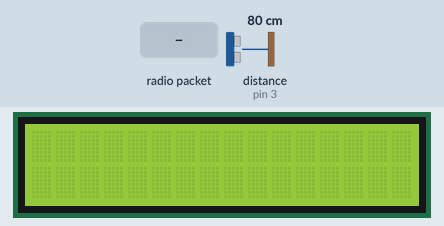
Simulated run of this sketch. Board: Arduino Uno, built with avr-gcc and run on an emulated ATmega328P. Parts: 16×2 character LCD. Wiring (inferred from the names in the program): ultrasonic range finder: trigger pin 4; echo pin 3. The test bench sets the inputs (shaded band); at power-on: distance to the obstacle (sensor on pin 3) 80 cm. The echo pulse lasts 58.3 µs per cm; no radio packets arrive unless stated; what the sketch prints to the serial monitor is not drawn.

Above: at 1.2 s.
1.3 s: radio packet "," arrives
At 2.6 s:
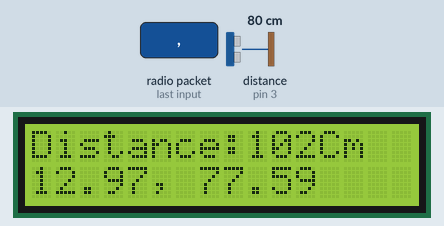
4.3 s: radio packet "1" arrives
7.3 s: radio packet "0" arrives
Timing chart, 0 to 10.3 s (numbered marks = the images above; inputs shaded):
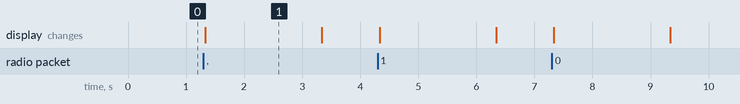

The sketch:

PotRX.ino
```cpp
// Include RadioHead Amplitude Shift Keying Library
#include <RH_ASK.h>
// Include dependant SPI Library
#include <SPI.h>

#include <Wire.h>
#include <LiquidCrystal_I2C.h>

LiquidCrystal_I2C lcd(0x27, 16, 2);

byte degree_symbol[8] =
{
  0b00111,
  0b00101,
  0b00111,
  0b00000,
  0b00000,
  0b00000,
  0b00000,
  0b00000
};
// Define output strings

String str_dist;
String str_speed;
String str_out;

// Create Amplitude Shift Keying Object
RH_ASK rf_driver;

//distance measurement

#define trigpin 4 // digital pin 4
#define echopin 3 // digital pin 3

void setup()
{
  // Initialize ASK Object
  rf_driver.init();
  // Setup Serial Monitor
  Serial.begin(9600);

  lcd.init();   // initializing the LCD
  lcd.clear();
  lcd.backlight(); // Enable or Turn On the backlight

  pinMode(trigpin, OUTPUT);
  pinMode(echopin, INPUT);

}

void loop()
{

  int D = Usensor();
 Serial.println(D);


  // Set buffer to size of expected message
  byte distance = 0;
  byte Speed = 0;
  uint8_t buf[27];
  uint8_t buflen = sizeof(buf);
  // Check if received packet is correct size
  if (rf_driver.recv(buf, &buflen))
  {

    // Message received with valid checksum
    // Get values from string

    // Convert received data into string
    str_out = String((char*)buf);
    Serial.println("#BEGIN#");
    Serial.println(str_out);
    Serial.println("#END#");
    // Split string into two values
    for (int i = 0; i < str_out.length(); i++)
    {
      if (str_out.substring(i, i + 1) == ",")
      {
        str_dist = str_out.substring(0, i);
        str_speed = str_out.substring(i + 1);
        break;
      }

    }
    Serial.println("BEGIN");
    str_dist.trim();
    Serial.println(str_dist);
    //Serial.println(str_speed);
    Serial.println("END");
    // Print values to Serial Monitor
    //Serial.print("Distance: ");
    //Serial.print(distance);
    lcd.clear();
    lcd.setCursor(0, 0);
    lcd.print("Distance: ");
    lcd.setCursor(9, 0);
    lcd.print(D);
    lcd.setCursor(12, 0);
    lcd.print("Cm");

    lcd.setCursor(0, 1);
    lcd.print("12.97, 77.59");
    delay(2000);
    lcd.clear();
    str_dist.trim();
    if(str_dist=="1"){
      lcd.clear();
      lcd.setCursor(0,0);
      lcd.print("PATHOLE DETECTED");
      delay(2000);
    }
  }
}

int Usensor() {
  int duration, Distance;
  digitalWrite(trigpin, HIGH);

  delayMicroseconds(1000);
  digitalWrite(trigpin, LOW);


  duration = pulseIn(echopin, HIGH);

  Distance = ( duration / 2) / 29.1;
  //Serial.println("inches:");
  //Serial.println(Distance);

  Distance = map(Distance, 0 , 197, 0 , 255 );
  return Distance;

}
```

Measured:
- after the input at 1.3 s, the display: changes at once (image 1)
- what the display in image 1 shows lasts 2.0 s, from 1.3 s to 3.3 s
